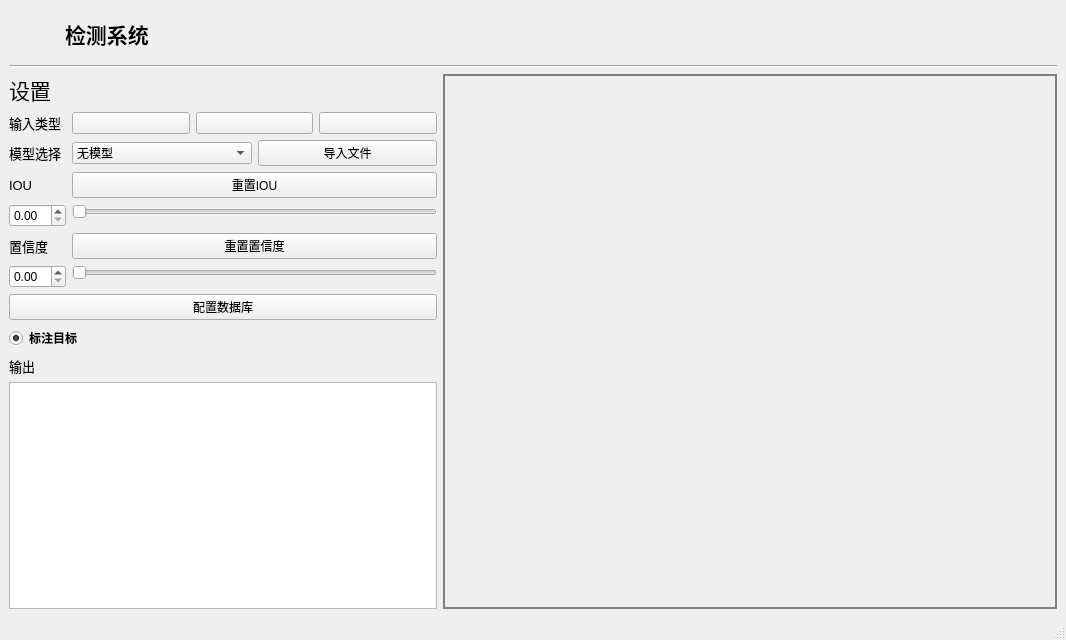
<?xml version="1.0" encoding="UTF-8"?>
<ui version="4.0">
 <class>MainWindow</class>
 <widget class="QMainWindow" name="MainWindow">
  <property name="geometry">
   <rect>
    <x>0</x>
    <y>0</y>
    <width>1066</width>
    <height>640</height>
   </rect>
  </property>
  <property name="windowTitle">
   <string>MainWindow</string>
  </property>
  <property name="styleSheet">
   <string notr="true"/>
  </property>
  <widget class="QWidget" name="centralwidget">
   <property name="styleSheet">
    <string notr="true"/>
   </property>
   <layout class="QVBoxLayout" name="verticalLayout_2">
    <item>
     <layout class="QHBoxLayout" name="horizontalLayout_3">
      <item>
       <widget class="QLabel" name="label_8">
        <property name="minimumSize">
         <size>
          <width>50</width>
          <height>50</height>
         </size>
        </property>
        <property name="styleSheet">
         <string notr="true">image: url(:/icon/github.png);</string>
        </property>
        <property name="text">
         <string/>
        </property>
       </widget>
      </item>
      <item>
       <widget class="QLabel" name="label_9">
        <property name="font">
         <font>
          <pointsize>16</pointsize>
          <bold>true</bold>
         </font>
        </property>
        <property name="text">
         <string>检测系统</string>
        </property>
       </widget>
      </item>
      <item>
       <spacer name="horizontalSpacer">
        <property name="orientation">
         <enum>Qt::Horizontal</enum>
        </property>
        <property name="sizeHint" stdset="0">
         <size>
          <width>40</width>
          <height>20</height>
         </size>
        </property>
       </spacer>
      </item>
     </layout>
    </item>
    <item>
     <widget class="Line" name="line">
      <property name="orientation">
       <enum>Qt::Horizontal</enum>
      </property>
     </widget>
    </item>
    <item>
     <layout class="QHBoxLayout" name="horizontalLayout_4">
      <item>
       <layout class="QVBoxLayout" name="verticalLayout">
        <item>
         <layout class="QFormLayout" name="formLayout_3">
          <item row="0" column="0">
           <widget class="QLabel" name="label">
            <property name="sizePolicy">
             <sizepolicy hsizetype="Maximum" vsizetype="Preferred">
              <horstretch>0</horstretch>
              <verstretch>0</verstretch>
             </sizepolicy>
            </property>
            <property name="font">
             <font>
              <family>Microsoft YaHei UI</family>
              <pointsize>16</pointsize>
             </font>
            </property>
            <property name="text">
             <string>设置</string>
            </property>
           </widget>
          </item>
          <item row="0" column="1">
           <spacer name="horizontalSpacer_2">
            <property name="orientation">
             <enum>Qt::Horizontal</enum>
            </property>
            <property name="sizeType">
             <enum>QSizePolicy::Fixed</enum>
            </property>
            <property name="sizeHint" stdset="0">
             <size>
              <width>380</width>
              <height>20</height>
             </size>
            </property>
           </spacer>
          </item>
         </layout>
        </item>
        <item>
         <layout class="QFormLayout" name="formLayout">
          <item row="0" column="0">
           <widget class="QLabel" name="label_2">
            <property name="font">
             <font>
              <family>Microsoft YaHei UI</family>
              <pointsize>10</pointsize>
             </font>
            </property>
            <property name="text">
             <string>输入类型</string>
            </property>
           </widget>
          </item>
          <item row="0" column="1">
           <layout class="QHBoxLayout" name="horizontalLayout">
            <item>
             <widget class="QPushButton" name="cammera_button">
              <property name="cursor">
               <cursorShape>PointingHandCursor</cursorShape>
              </property>
              <property name="toolTip">
               <string>打开摄像头</string>
              </property>
              <property name="styleSheet">
               <string notr="true">image: url(:/icon/ball-camera-full.png);
QPushButton::hover {
border-style: solid;
border-width: 0px;
border-radius: 0px;
background-color: rgba(48,148,243,80);}</string>
              </property>
              <property name="text">
               <string/>
              </property>
             </widget>
            </item>
            <item>
             <widget class="QPushButton" name="image_button">
              <property name="cursor">
               <cursorShape>PointingHandCursor</cursorShape>
              </property>
              <property name="toolTip">
               <string>打开图片</string>
              </property>
              <property name="styleSheet">
               <string notr="true">image: url(:/icon/charutupian.png);</string>
              </property>
              <property name="text">
               <string/>
              </property>
             </widget>
            </item>
            <item>
             <widget class="QPushButton" name="video_button">
              <property name="cursor">
               <cursorShape>PointingHandCursor</cursorShape>
              </property>
              <property name="toolTip">
               <string>打开视频</string>
              </property>
              <property name="styleSheet">
               <string notr="true">image: url(:/icon/shipin.png);


QPushButton::hover {
border-style: solid;
border-width: 0px;
border-radius: 0px;
background-color: rgba(48,148,243,80);}</string>
              </property>
              <property name="text">
               <string/>
              </property>
             </widget>
            </item>
           </layout>
          </item>
          <item row="1" column="0">
           <widget class="QLabel" name="label_4">
            <property name="font">
             <font>
              <family>Microsoft YaHei UI</family>
              <pointsize>10</pointsize>
             </font>
            </property>
            <property name="text">
             <string>模型选择</string>
            </property>
           </widget>
          </item>
          <item row="1" column="1">
           <layout class="QHBoxLayout" name="horizontalLayout_6">
            <item>
             <widget class="QComboBox" name="model_select">
              <property name="sizePolicy">
               <sizepolicy hsizetype="Minimum" vsizetype="Fixed">
                <horstretch>0</horstretch>
                <verstretch>0</verstretch>
               </sizepolicy>
              </property>
              <property name="maximumSize">
               <size>
                <width>243</width>
                <height>16777215</height>
               </size>
              </property>
              <property name="cursor">
               <cursorShape>ArrowCursor</cursorShape>
              </property>
              <item>
               <property name="text">
                <string>无模型</string>
               </property>
              </item>
             </widget>
            </item>
            <item>
             <widget class="QPushButton" name="import_model_button">
              <property name="text">
               <string>导入文件</string>
              </property>
             </widget>
            </item>
           </layout>
          </item>
          <item row="2" column="0">
           <widget class="QLabel" name="label_5">
            <property name="font">
             <font>
              <family>Microsoft YaHei UI</family>
              <pointsize>10</pointsize>
             </font>
            </property>
            <property name="text">
             <string>IOU</string>
            </property>
           </widget>
          </item>
          <item row="3" column="0">
           <widget class="QDoubleSpinBox" name="iou_spinbox"/>
          </item>
          <item row="3" column="1">
           <widget class="QSlider" name="iou_slider">
            <property name="sizePolicy">
             <sizepolicy hsizetype="Minimum" vsizetype="Fixed">
              <horstretch>0</horstretch>
              <verstretch>0</verstretch>
             </sizepolicy>
            </property>
            <property name="orientation">
             <enum>Qt::Horizontal</enum>
            </property>
           </widget>
          </item>
          <item row="4" column="0">
           <widget class="QLabel" name="label_6">
            <property name="font">
             <font>
              <family>Microsoft YaHei UI</family>
              <pointsize>10</pointsize>
             </font>
            </property>
            <property name="text">
             <string>置信度</string>
            </property>
           </widget>
          </item>
          <item row="4" column="1">
           <widget class="QPushButton" name="reset_conf_button">
            <property name="sizePolicy">
             <sizepolicy hsizetype="Minimum" vsizetype="Fixed">
              <horstretch>0</horstretch>
              <verstretch>0</verstretch>
             </sizepolicy>
            </property>
            <property name="text">
             <string>重置置信度</string>
            </property>
           </widget>
          </item>
          <item row="5" column="0">
           <widget class="QDoubleSpinBox" name="conf_spinbox"/>
          </item>
          <item row="5" column="1">
           <widget class="QSlider" name="conf_slider">
            <property name="sizePolicy">
             <sizepolicy hsizetype="Minimum" vsizetype="Fixed">
              <horstretch>0</horstretch>
              <verstretch>0</verstretch>
             </sizepolicy>
            </property>
            <property name="orientation">
             <enum>Qt::Horizontal</enum>
            </property>
           </widget>
          </item>
          <item row="2" column="1">
           <widget class="QPushButton" name="reset_iou_button">
            <property name="text">
             <string>重置IOU</string>
            </property>
           </widget>
          </item>
          <item row="6" column="0" colspan="2">
           <widget class="QPushButton" name="config_db_button">
            <property name="text">
             <string>配置数据库</string>
            </property>
           </widget>
          </item>
         </layout>
        </item>
        <item>
         <widget class="QRadioButton" name="islabel">
          <property name="font">
           <font>
            <family>Adobe 宋体 Std L</family>
            <bold>true</bold>
           </font>
          </property>
          <property name="text">
           <string>标注目标</string>
          </property>
          <property name="checked">
           <bool>true</bool>
          </property>
         </widget>
        </item>
        <item>
         <widget class="QLabel" name="label_7">
          <property name="sizePolicy">
           <sizepolicy hsizetype="Minimum" vsizetype="Preferred">
            <horstretch>0</horstretch>
            <verstretch>0</verstretch>
           </sizepolicy>
          </property>
          <property name="font">
           <font>
            <family>Microsoft YaHei UI</family>
            <pointsize>10</pointsize>
           </font>
          </property>
          <property name="text">
           <string>输出</string>
          </property>
         </widget>
        </item>
        <item>
         <widget class="QTextBrowser" name="output">
          <property name="sizePolicy">
           <sizepolicy hsizetype="Minimum" vsizetype="Expanding">
            <horstretch>0</horstretch>
            <verstretch>0</verstretch>
           </sizepolicy>
          </property>
         </widget>
        </item>
       </layout>
      </item>
      <item>
       <widget class="QLabel" name="show_detect">
        <property name="sizePolicy">
         <sizepolicy hsizetype="Expanding" vsizetype="Preferred">
          <horstretch>0</horstretch>
          <verstretch>0</verstretch>
         </sizepolicy>
        </property>
        <property name="minimumSize">
         <size>
          <width>600</width>
          <height>0</height>
         </size>
        </property>
        <property name="styleSheet">
         <string notr="true">QFrame{
border:2px solid gray;
}</string>
        </property>
        <property name="text">
         <string/>
        </property>
       </widget>
      </item>
     </layout>
    </item>
   </layout>
  </widget>
  <widget class="QStatusBar" name="status_bar"/>
 </widget>
 <resources>
  <include location="../resources/assets.qrc"/>
 </resources>
 <connections/>
</ui>
